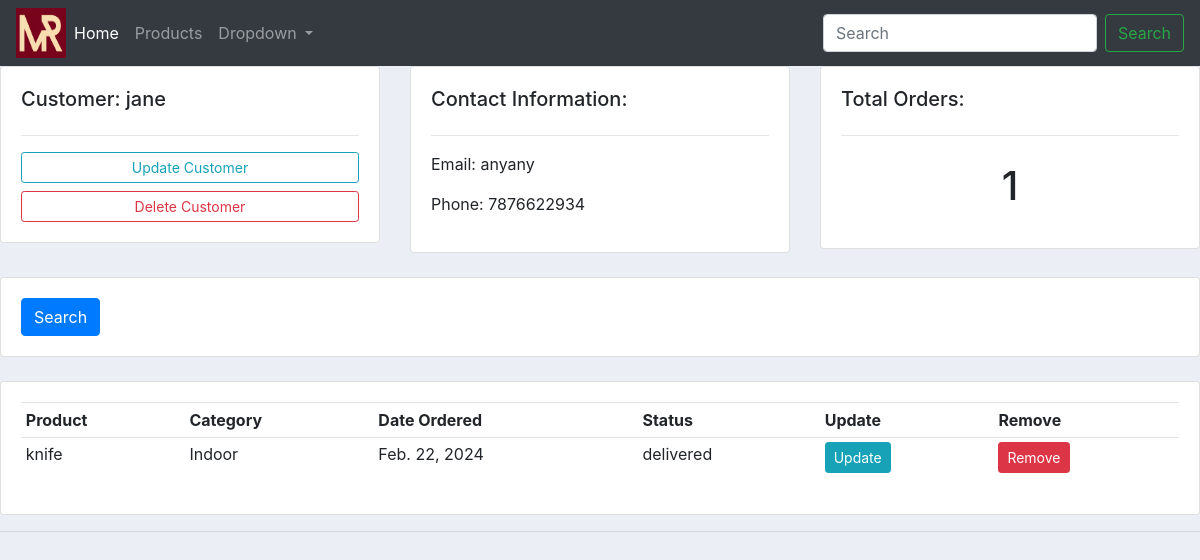
The app's page /customer/2, older data.
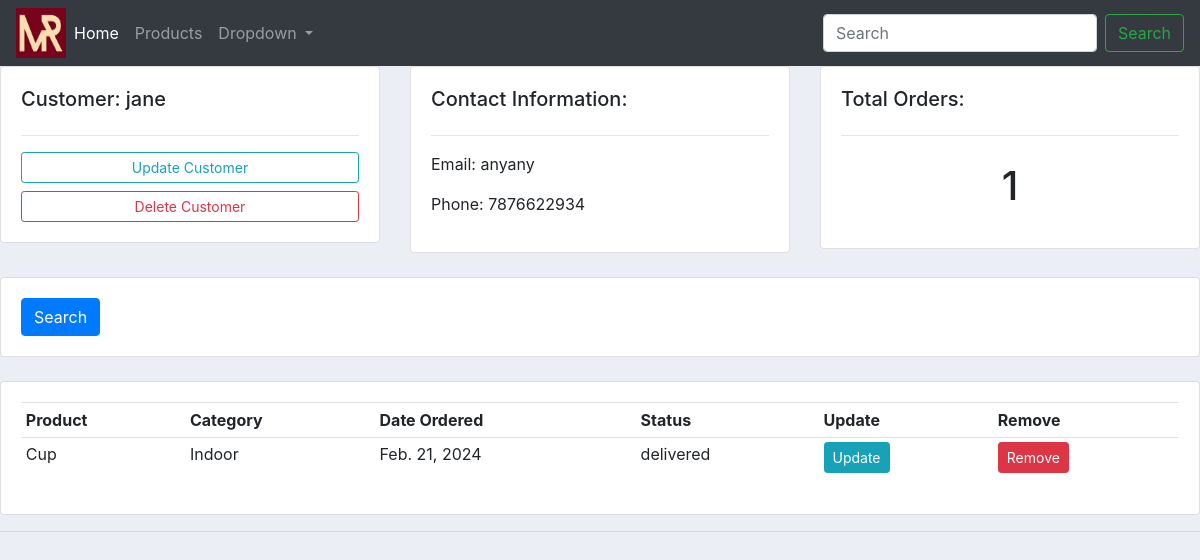
The same page, newer data.
### accountsApp/models.py (models this page shows)
class Order(models.Model):
    STATUS = (
        ('Pending', 'Pending'),
        ('Out for delivery', 'Out for delivery'),
        ('Delivered', 'Delivered'),
    )
    customer = models.ForeignKey(Customer, null=True, on_delete=models.SET_NULL)
    product = models.ForeignKey(Product, null=True, on_delete=models.SET_NULL)
    status = models.CharField(max_length=200, null=True)
    date_created = models.DateField(auto_now_add=True)

class Product(models.Model):
    CATEGORY = (
        ('Indoor', 'Indoor'),
        ('Outdoor', 'Outdoor'),
    )
    name = models.CharField(max_length=200, null=True)
    price = models.FloatField(null=True)
    category = models.CharField(max_length=200, null=True, choices=CATEGORY)
    description = models.CharField(max_length=200, null=True, blank=True)
    date_created = models.DateField(auto_now_add=True)
    tags = models.ManyToManyField(Tag)
    def __str__(self):
        return self.name

### accountsApp/views.py (the view)
# urls.py: path('customer/<str:pk>', views.customer, name='customer'),
def customer(request, pk):
    customer = Customer.objects.get(id=pk)
    orders = customer.order_set.all()
    context = {'customer': customer, 'orders': orders}
    return render(request, '../templates/customer.html', context)

### templates/customer.html
{% extends 'main.html' %}
{% block content %}
    <div class="row">
        <div class="col-md">
            <div class="card card-body">
                <h5>Customer: {{ customer.name }}</h5>
                <hr>
                <a class="btn btn-outline-info btn-sm btn-block" href="">Update Customer</a>
                <a class="btn btn-outline-danger btn-sm btn-block" href="">Delete Customer</a>
            </div>
        </div>
        <div class="col-md">
            <div class="card card-body">
                <h5>Contact Information:</h5>
                <hr>
                <p>Email: {{ customer.email }}</p>
                <p>Phone: {{ customer.phone }}</p>
            </div>
        </div>
        <div class="col-md">
            <div class="card card-body">
                <h5>Total Orders:</h5>
                <hr>
                <h1 style="text-align: center; padding: 10px">{{ orders.count }}</h1>
            </div>
        </div>
    </div>
    <br>
    <div class="row">
        <div class="col">
            <div class="card card-body">
                <form method="get">
                    <button class="btn btn-primary" type="submit">Search</button>
                </form>
            </div>
        </div>
    </div>
    <br>
    <div class="row">
        <div class="col">
            <div class="card card-body">
                <table class="table table-sm">
                    <tr>
                        <th>Product</th>
                        <th>Category</th>
                        <th>Date Ordered</th>
                        <th>Status</th>
                        <th>Update</th>
                        <th>Remove</th>
                    </tr>
                    {% for i in orders %}
                        <tr>
                            <td>{{ i.product }}</td>
                            <td>{{ i.product.category }}</td>
                            <td>{{ i.product.date_created }}</td>
                            <td>{{ i.status }}</td>
                            <td><a class="btn btn-sm btn-info" href="">Update</a></td>
                            <td><a class="btn btn-sm btn-danger" href="">Remove</a></td>
                        </tr>
                    {% endfor %}
                </table>
            </div>
        </div>
    </div>
{% endblock %}

Row changes from the older to the newer data that the page shows:
changed Order "Indoor": product "knife" → "Cup"; product.date_created "Feb. 22, 2024" → "Feb. 21, 2024"
